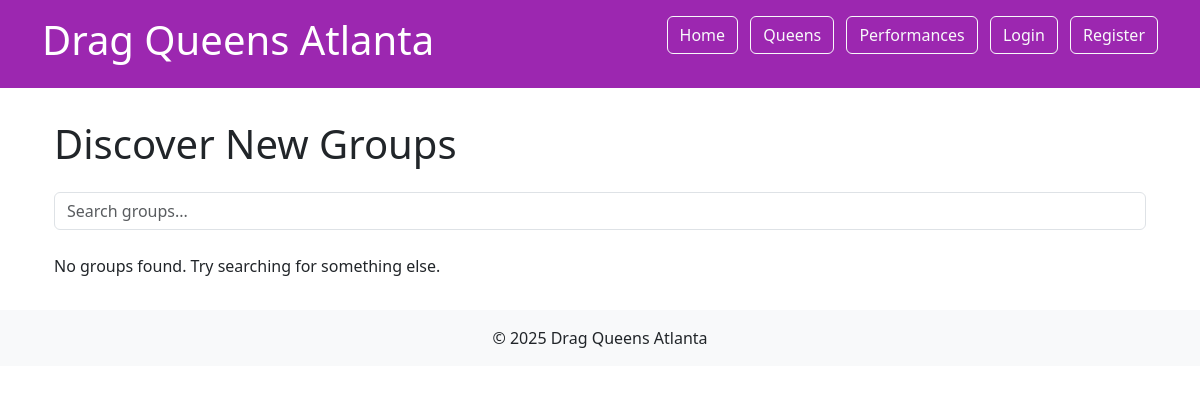
The app's page /groups/discover/, older data.
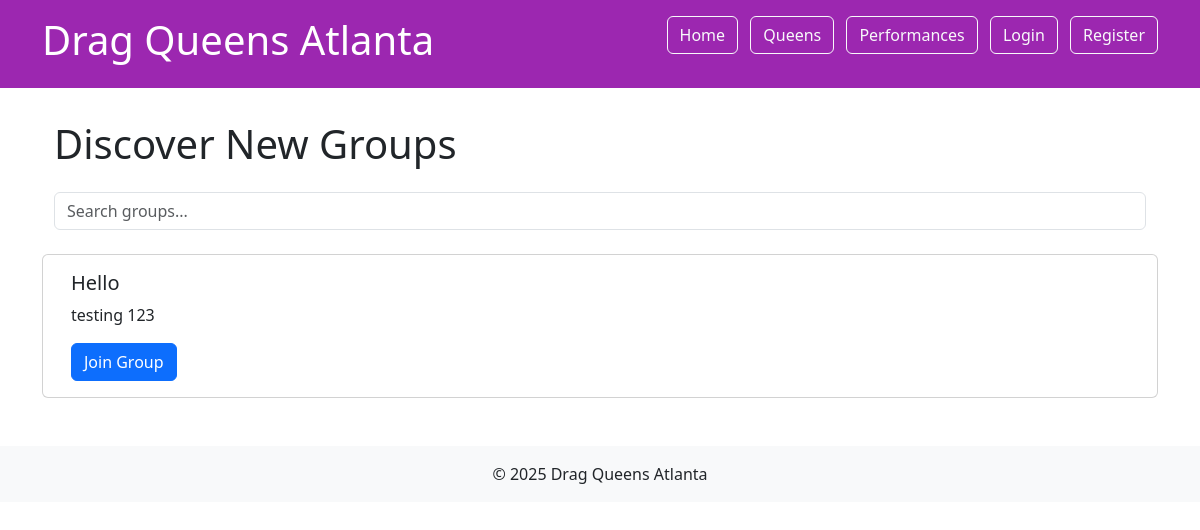
The same page, newer data.
### core/models.py (models this page shows, shortened)
class DragGroup(models.Model):
    name = models.CharField(max_length=100)
    description = models.TextField()
    logo = models.ImageField(upload_to='group_logos/', blank=True, null=True)
    created_at = models.DateTimeField(auto_now_add=True)
    members = models.ManyToManyField(DragQueen, through='GroupMembership')
    is_public = models.BooleanField(default=True)
    allow_member_posts = models.BooleanField(default=False)
    allow_member_events = models.BooleanField(default=False)

### core/views.py (the view)
# urls.py: path('groups/discover/', views.discover_groups, name='discover_groups'),
def discover_groups(request):
    search_query = request.GET.get('q', '')
    groups = DragGroup.objects.filter(is_public=True)
    if search_query:
        groups = groups.filter(
            Q(name__icontains=search_query) |
            Q(description__icontains=search_query)
        )
    groups = groups.annotate(member_count=Count('members'))
    groups = groups.order_by('-member_count')
    user_groups = []
    if request.user.is_authenticated:
        try:
            profile = DragQueen.objects.get(user=request.user)
            user_groups = GroupMembership.objects.filter(profile=profile).values_list('group_id', flat=True)
        except DragQueen.DoesNotExist:
            pass
    context = {
        'groups': groups,
        'search_query': search_query,
        'user_groups': user_groups,
    }
    return render(request, 'groups/discover_groups.html', context)

### core/context_processors.py (called while the page is built, shortened)
def unread_notifications(request):
    notification_count = 0
    return {'unread_notification_count': notification_count}

### templates/groups/discover_groups.html (shortened to what this page needs)
{% extends 'base.html' %}
{% block content %}
<div class="container">
    <h1 class="mb-4">Discover New Groups</h1>
    <form method="get" class="mb-4">
        <input type="text" name="q" placeholder="Search groups..." class="form-control" value="{{ search_query }}">
    </form>
    {% if groups %}
        <div class="row">
            {% for group in groups %}
                <div class="card mb-3">
                    <div class="card-body">
                        <h5 class="card-title">{{ group.name }}</h5>
                        <p class="card-text">{{ group.description }}</p>
                        {% if group.id in user_groups %}
                            <span class="badge bg-success">Member</span>
                        {% else %}
                            <a href="{% url 'join_group' group.pk %}" class="btn btn-primary">Join Group</a>
                        {% endif %}
                    </div>
                </div>
            {% endfor %}
        </div>
    {% else %}
        <p>No groups found. Try searching for something else.</p>
    {% endif %}
</div>
{% endblock %}

Row changes from the older to the newer data that the page shows:
added DragGroup: name "Hello", description "testing 123", shows "Join Group"
Text that changed along with them:
text no longer shown: "No groups found. Try searching for something else."
